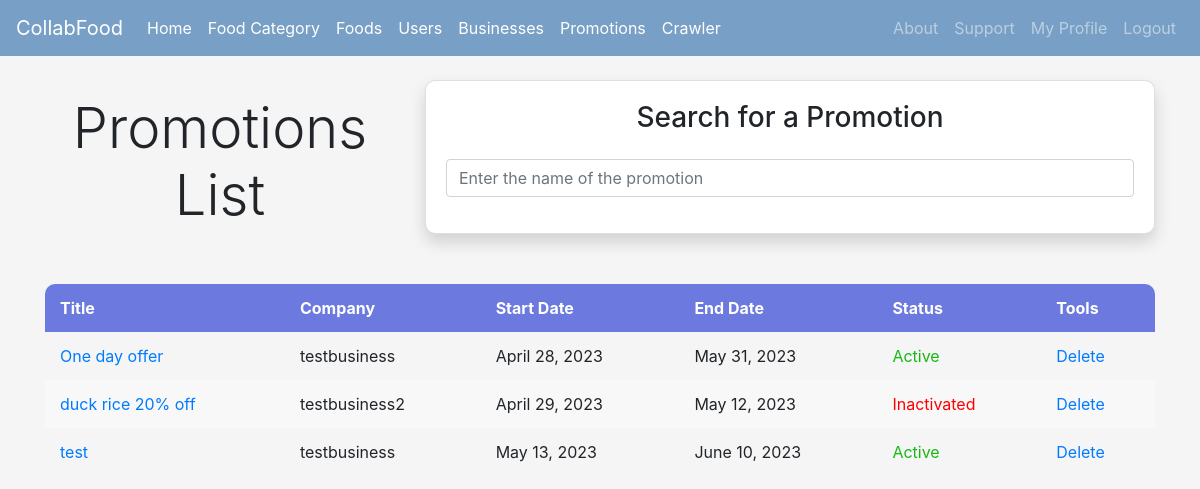
Page /searchpromotions (signed in) on the earlier database version.
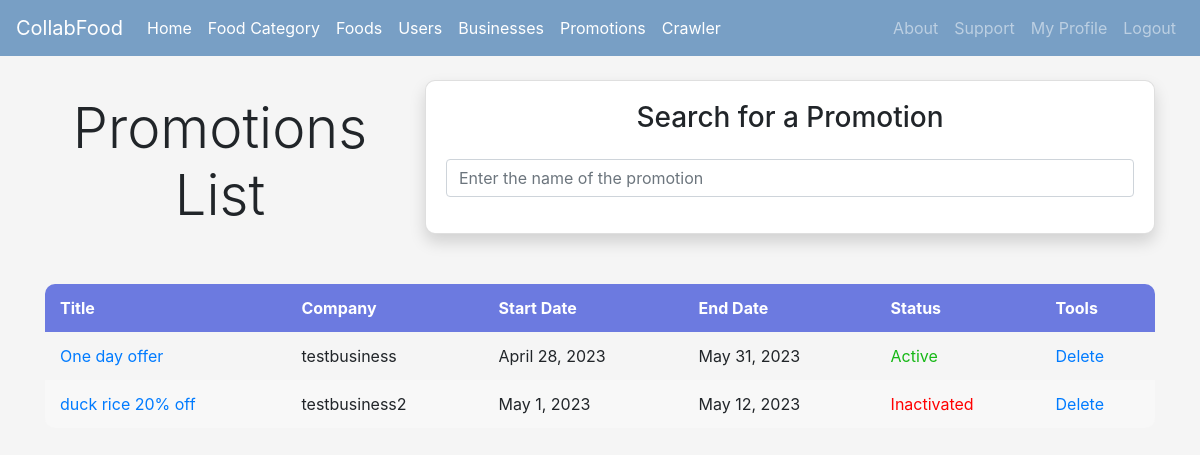
Same page on the later database version.
### Homepage/models.py (models this page shows)
class Promotion(models.Model):
    title = models.CharField(max_length=100)
    description = models.CharField(max_length=999)
    createdBy = models.ForeignKey(User, on_delete=models.CASCADE)
    createdDate = models.DateTimeField(auto_now_add=True)
    startDate = models.DateField()
    endDate = models.DateField()
    isActive = models.BooleanField(default=True)
    def __str__(self):
        return f"{self.id} - {self.title} - createdBy:{self.createdBy} - startDate:{self.startDate} - endDate:{self.endDate}"

### Homepage/views.py (the view)
# urls.py: path('searchpromotions',views.search_promotion,name='searchpromotions'),
@login_required
def search_promotion(request):
	user_type = UserType.objects.get(user=request.user)
	promotions = Promotion.objects.all()
	if user_type.userType in ['user']:
		promotions = Promotion.objects.filter(isActive=True, endDate__gte=timezone.now())
	elif user_type.userType in ['business']:
		promotions = Promotion.objects.filter(createdBy = request.user)
	else:
		promotions = Promotion.objects.all()
	print("zx promotions: "+str(promotions),flush=True)
	context = {'user_type': user_type, 'promotions':promotions}
	return render(request, 'searchpromotion.html', context)

### Homepage/templates/searchpromotion.html (shortened to what this page needs)
{% extends 'base.html' %}
{% block content %}
<div class="row">
  <div class="col-md-4">
    <h1 class="text-center display-4">Promotions List</h1><br>
  </div>
  <div class="col-md-8">
    <div class="card shadow">
      <div class="card-body">
        <h3 class="text-center mb-4">Search for a Promotion</h3>
        <div class="form-group">
          <input class="form-control" id="searchPromotions" type="text" placeholder="Enter the name of the promotion">
        </div>
      </div>
    </div>
  </div>
</div>
<table class="table-hover">
  <thead style="color: #fff; background-color: #6c7ae0;">
      <tr>
          <th scope="col">Title</th>
          <th scope="col">Company</th>
          <th scope="col">Start Date</th>
          <th scope="col">End Date</th>
          {% if user_type.userType == 'admin' or user_type.userType == 'business' %}
            <th scope="col">Status</th>
            <th scope="col">Tools</th>
          {%endif%}
      </tr>
    </thead>
    {% if promotions %}
    <tbody id="Promotions">
      {% for item in promotions %}
        <tr>
            <td><a href="{% url 'viewpromotion' item.id %}">{{ item.title }}</a></td>
            <td>{{ item.createdBy }}</td>
            <td>{{ item.startDate }}</td>
            <td>{{ item.endDate }}</td>
            {% if user_type.userType == 'admin' or user_type.userType == 'business' %}
              {% if item.isActive %}
                <td style="color: rgb(22, 184, 22);">Active</td>
              {% else %}
                <td style="color: red;">Inactivated</td>
              {%endif%}
              <td><a href="{% url 'deletepromotion' item.id %}">Delete</a><br></td>
            {%endif%}
        </tr>
      {% endfor %}
      {% else %}
      <tr><td colspan="4" text>No current promotions.</td> <tr>
      {% endif %}
    </tbody>
  </table>
{% endblock %}

Differences in the rows shown:
removed Promotion: title "test", createdBy "testbusiness", startDate "May 13, 2023", endDate "June 10, 2023", isActive "Active"
changed Promotion "duck rice 20% off": startDate "April 29, 2023" → "May 1, 2023"
